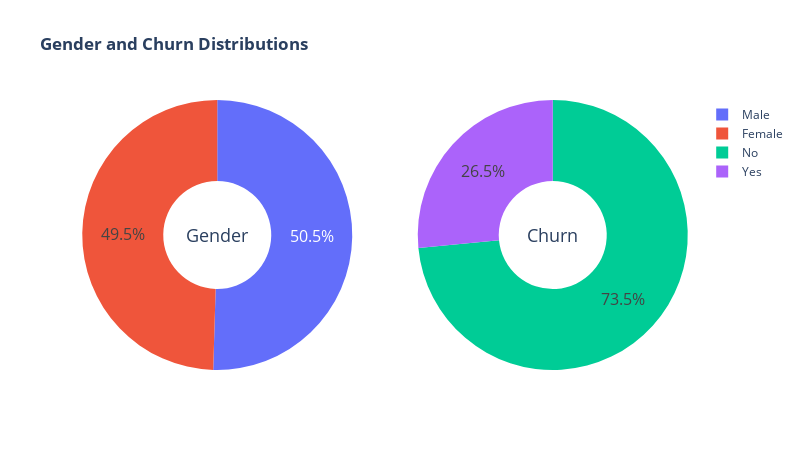

Source (notebook cell):
### Code cell
# Gender and Churn Distributions Donut Chart
g_labels = ['Male', 'Female']
c_labels = ['No', 'Yes']

fig = make_subplots(rows = 1, cols = 2, specs = [[{"type": "domain"}, {"type": "domain"}]])
fig.add_trace(go.Pie(labels = g_labels, values = df["gender"].value_counts(), name = "Gender"), 1, 1)
fig.add_trace(go.Pie(labels = c_labels, values = df["Churn"].value_counts(), name = "Churn"), 1, 2)

# Using hole to create a donut-like pie chart
fig.update_traces(hole = .4, hoverinfo = "label+percent", textfont_size = 16)

fig.update_layout(width = 800, height = 450,
    title_text = "<b>Gender and Churn Distributions<b>",
    annotations=[dict(text = 'Gender', x = 0.17, y = 0.5, font_size = 18, showarrow = False),
                 dict(text = 'Churn', x = 0.82, y = 0.5, font_size = 18, showarrow = False)])
fig.show()

### Figure 1 — Plotly figure (JSON) as saved in the notebook; plotly's stock layout.template omitted (floating-point values rounded to 4 significant figures)
{"data": [{"domain": {"x": [0, 0.45], "y": [0, 1]}, "hole": 0.4, "hoverinfo": "label+percent", "labels": ["Male", "Female"], "name": "Gender", "textfont": {"size": 16}, "type": "pie", "values": [3555, 3488]}, {"domain": {"x": [0.55, 1], "y": [0, 1]}, "hole": 0.4, "hoverinfo": "label+percent", "labels": ["No", "Yes"], "name": "Churn", "textfont": {"size": 16}, "type": "pie", "values": [5174, 1869]}], "layout": {"annotations": [{"font": {"size": 18}, "showarrow": false, "text": "Gender", "x": 0.17, "y": 0.5}, {"font": {"size": 18}, "showarrow": false, "text": "Churn", "x": 0.82, "y": 0.5}], "height": 450, "title": {"text": "<b>Gender and Churn Distributions<b>"}, "width": 800}}
